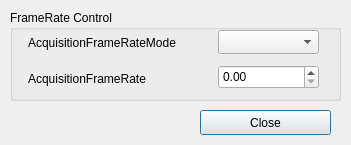
<?xml version="1.0" encoding="UTF-8"?>
<ui version="4.0">
 <class>CFrameRateControl</class>
 <widget class="QDialog" name="CFrameRateControl">
  <property name="geometry">
   <rect>
    <x>0</x>
    <y>0</y>
    <width>351</width>
    <height>145</height>
   </rect>
  </property>
  <property name="windowTitle">
   <string>FrameRateControl</string>
  </property>
  <widget class="QGroupBox" name="FrameRate_Control">
   <property name="geometry">
    <rect>
     <x>10</x>
     <y>10</y>
     <width>331</width>
     <height>91</height>
    </rect>
   </property>
   <property name="title">
    <string>FrameRate Control</string>
   </property>
   <widget class="QDoubleSpinBox" name="AcquisitionFrameRateSpinBox">
    <property name="geometry">
     <rect>
      <x>208</x>
      <y>55</y>
      <width>101</width>
      <height>24</height>
     </rect>
    </property>
   </widget>
   <widget class="QLabel" name="AcquisitionFrameRateLabel">
    <property name="geometry">
     <rect>
      <x>18</x>
      <y>61</y>
      <width>171</width>
      <height>16</height>
     </rect>
    </property>
    <property name="text">
     <string>AcquisitionFrameRate</string>
    </property>
   </widget>
   <widget class="QLabel" name="AcquisitionFrameRateModeLabel">
    <property name="geometry">
     <rect>
      <x>18</x>
      <y>25</y>
      <width>211</width>
      <height>16</height>
     </rect>
    </property>
    <property name="text">
     <string>AcquisitionFrameRateMode</string>
    </property>
   </widget>
   <widget class="QComboBox" name="AcquisitionFrameRateMode">
    <property name="geometry">
     <rect>
      <x>208</x>
      <y>20</y>
      <width>101</width>
      <height>24</height>
     </rect>
    </property>
   </widget>
  </widget>
  <widget class="QPushButton" name="FrameRateControl_Close">
   <property name="geometry">
    <rect>
     <x>200</x>
     <y>110</y>
     <width>131</width>
     <height>25</height>
    </rect>
   </property>
   <property name="focusPolicy">
    <enum>Qt::FocusPolicy::StrongFocus</enum>
   </property>
   <property name="text">
    <string>Close</string>
   </property>
  </widget>
 </widget>
 <tabstops>
  <tabstop>AcquisitionFrameRateMode</tabstop>
  <tabstop>AcquisitionFrameRateSpinBox</tabstop>
  <tabstop>FrameRateControl_Close</tabstop>
 </tabstops>
 <resources/>
 <connections/>
</ui>
